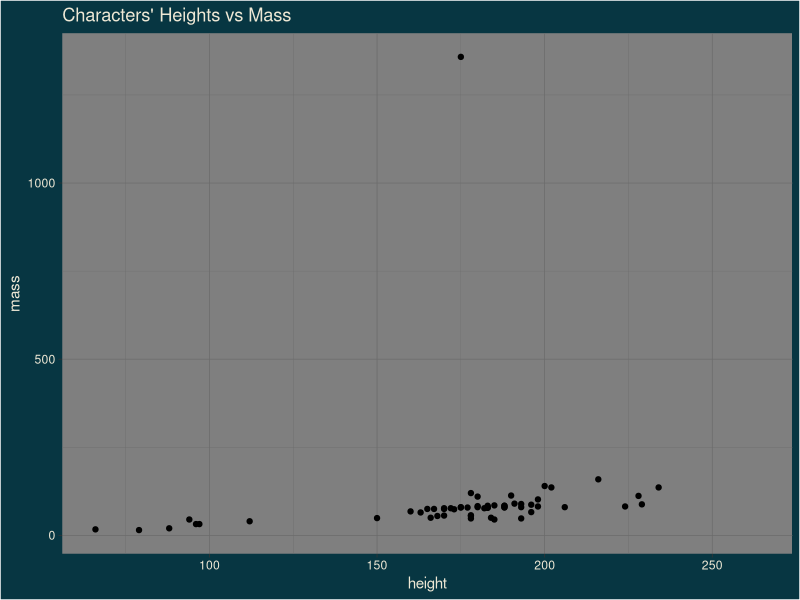
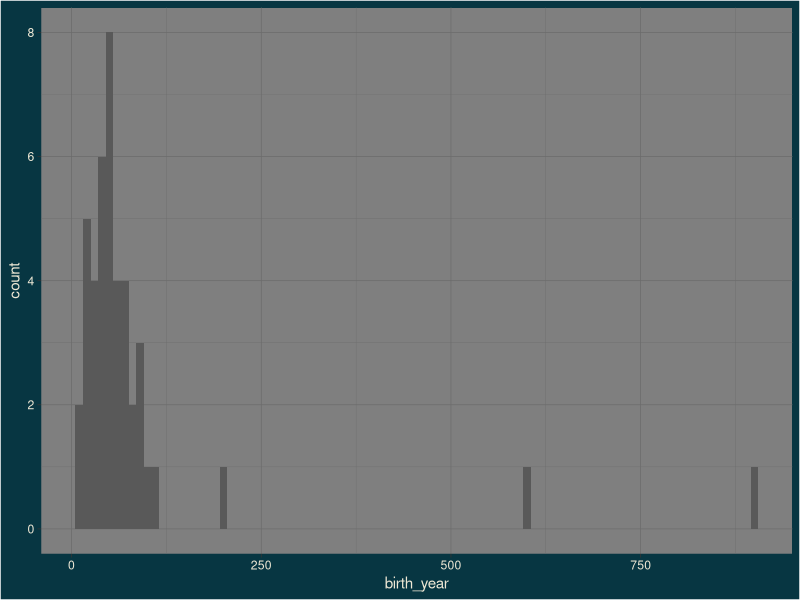

Write R code to recreate these figures, in order.
## ---- chunk 1
knitr::opts_chunk$set(echo = TRUE)
## ---- chunk 2
library(dplyr)
library(ggplot2)
theme_solarized_dark <- function() {
    theme_dark() +
        theme(
            plot.background = element_rect(fill = "#073642"), 
            axis.text = element_text(color = '#eee8d5'), 
            text = element_text(color = '#eee8d5'))
}
## ---- chunk 3
data(starwars)
starwars
ggplot(starwars, aes(x=height, y=mass)) +
    geom_point() +
    ggtitle('Characters\' Heights vs Mass') +
    theme_solarized_dark()
## ---- chunk 4

ggplot(starwars, aes(x=birth_year)) +
    geom_histogram(binwidth = 10) +
    theme_solarized_dark()
